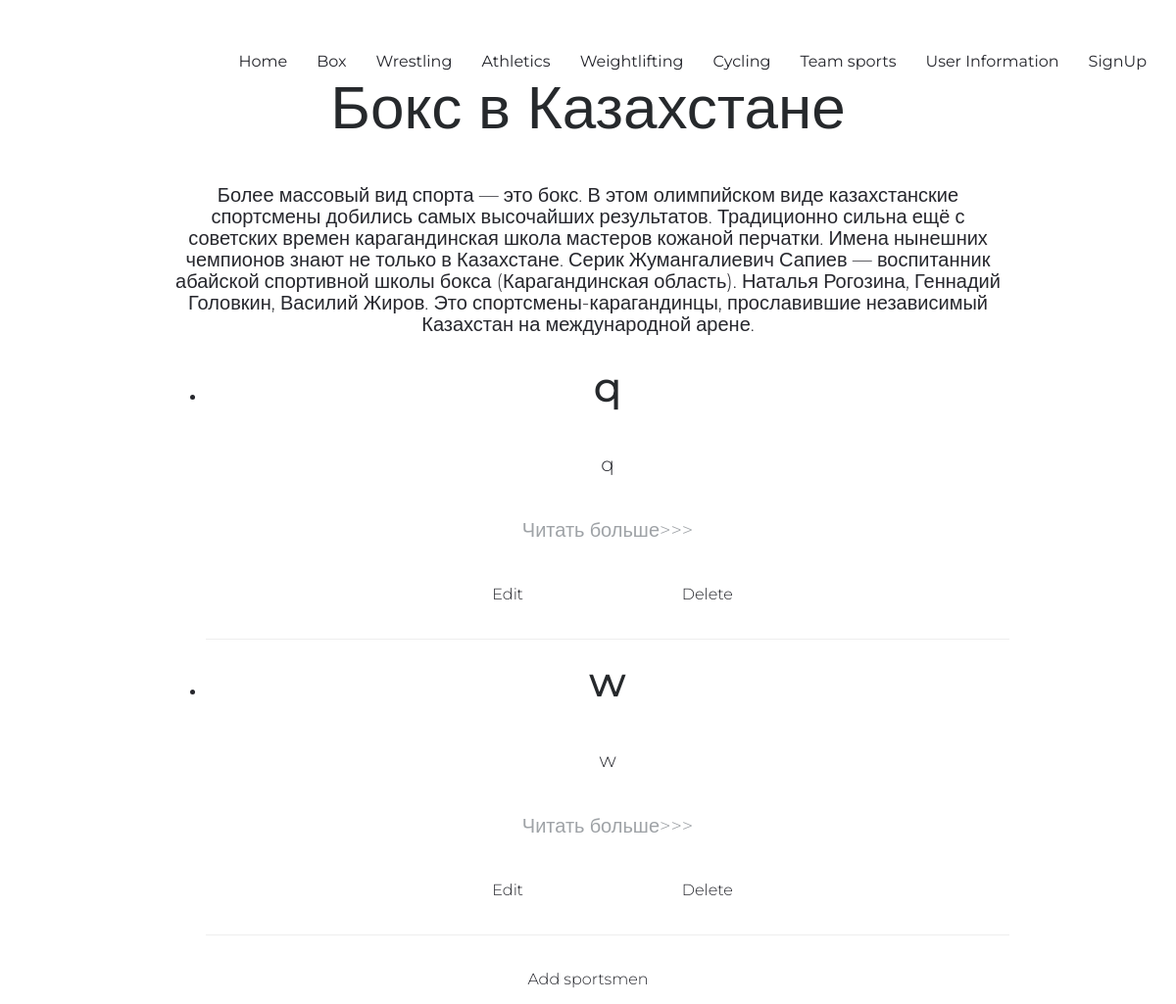
Page /boxing on the earlier database version.
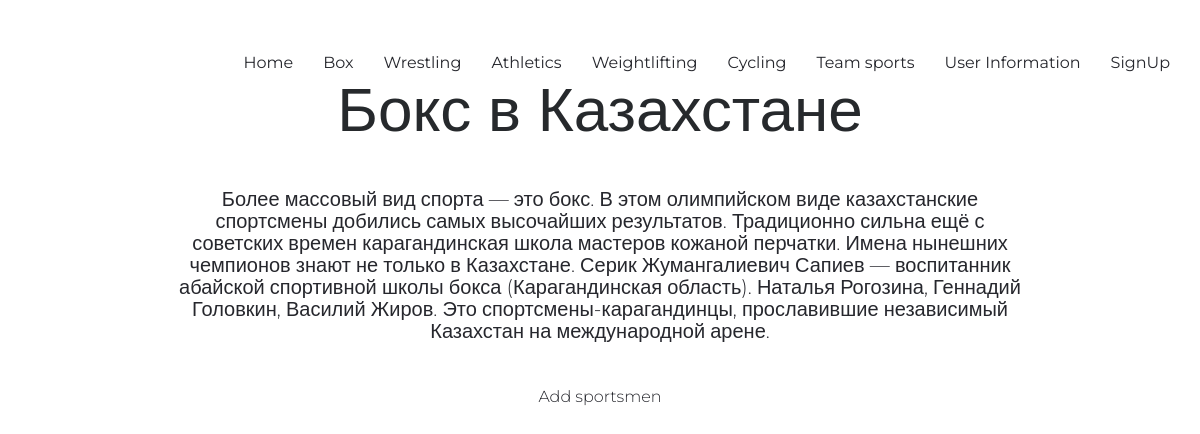
Same page on the later database version.
### posts/models.py (models this page shows, shortened)
class Boxing(models.Model):
    title = models.CharField(max_length=255)
    content = models.TextField(blank=True)
    slug = models.SlugField(max_length=255, unique=True, db_index=True, verbose_name='URL')
    class Meta:
        verbose_name = "Boxing"
        verbose_name_plural = "Boxers"

### posts/views.py (the view)
# urls.py: path('boxing', views.boxing, name='boxing'),
def boxing(request):
    return render(request, 'posts/boxing.html', {'title': 'Boxing Page'})

### posts/templatetags/posts_extras.py (called while the page is built)
@register.inclusion_tag('lists/show_boxing.html')
def show_boxing():
    sportsmans = Boxing.objects.all()
    return {'posts': sportsmans}

### posts/templates/posts/boxing.html (shortened to what this page needs)
{% extends 'posts/base.html'%}
{% load posts_extras %}
{% block content %}
        <div class="hero-text">
            <div class="hero-content">
                <h1>Бокс в Казахстане</h1>
                <p>Более массовый вид спорта — это бокс.
                    В этом олимпийском виде казахстанские спортсмены добились самых высочайших результатов.
                    Традиционно сильна ещё с советских времен карагандинская школа мастеров кожаной перчатки.
                    Имена нынешних чемпионов знают не только в Казахстане.
                    Серик Жумангалиевич Сапиев — воспитанник абайской спортивной школы бокса (Карагандинская область).
                    Наталья Рогозина, Геннадий Головкин, Василий Жиров.
                    Это спортсмены-карагандинцы, прославившие независимый Казахстан на международной арене.
                </p>
                <ul>
                    {% show_boxing %}
                </ul>
                <a class="btn btn-outline-primary" href="{% url 'create_boxing' %}">Add sportsmen</a>
            </div>
        </div>
{% endblock %}

### posts/templates/lists/show_boxing.html (shortened to what this page needs)
{% for post in posts %}
    <li>
        <h2>{{ post.title }}</h2>
        {% autoescape off %}
        <p>{{ post.content|linebreaks|truncatewords:10}}</p>
        {% endautoescape %}
        <p class="link-read-post"><a href='boxing/{{ post.slug }}'>Читать больше>>></a></p>
        <a href="update_boxing/{{post.id}}" class="btn btn-outline-primary" id="{{post.id}}">Edit</a>
        <a href="delete_boxing/{{post.id}}" class="btn btn-outline-primary" id="{{post.id}}">Delete</a>
        <hr>
    </li>
{% endfor %}

Differences in the rows shown:
removed Boxing: title "q", content "q"
removed Boxing: title "w", content "w"
